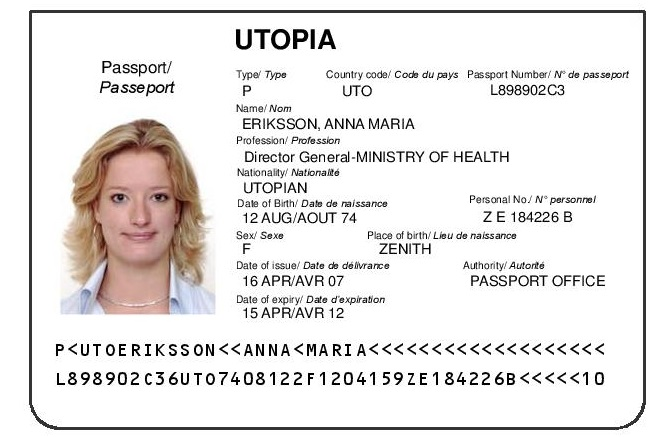
#> input picture sample.jpg, 663 x 437 px
$ python -i scanlib.py   (imports and definitions only)
#> lines starting #> are read from the running program, lines starting #| are printed output that depends on the picture
import sys
import io
import os
import json
import time
from PIL import Image
import pandas as pd

##Factor used to crop passport Image to retrive MRZ region##
crop_factor = 0.223
############################################################
class Scan:
    def __init__(self, filepath):
        self.filepath = filepath

    def read(self):
        crop = self.crop()
        data = self.read_mrz(crop)
        data = json.dumps(data)
        data_json = json.loads(data)
        return data_json

    # [50 lines left out: functions convert, bday, constructor, not called in this run]

    def crop(self):
        from PIL import Image
        from PIL import ImageFont
        from PIL import ImageDraw
        in_file = self.filepath
        out_file = 'crop.jpg'
        img = Image.open(in_file)
#> img is the input picture: PIL image 663x437 RGB; mean R, G, B 232.4, 229.6, 228.5
        width, height = img.size
#> width = 663; height = 437
        x_start = 0
        x_end = width
#> x_end = 663
        y_start = height - int(height*crop_factor)
#> y_start = 340
        y_end = height
#> y_end = 437
        cropped = img.crop((x_start, y_start, x_end, y_end))
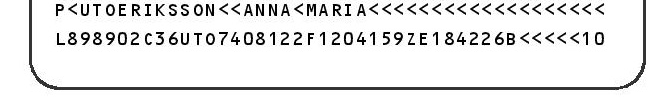
#> cropped: PIL image 663x97 RGB; min 0, max 255, mean 231.2
        cropped.save(out_file)
        return out_file

    def read_mrz(self, mrz_in):
        from google.cloud import vision
#> (the run stopped early here; a loop or call above may not have finished)
